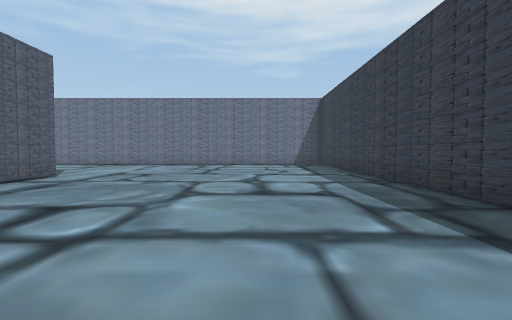
[1] (above)

23 first-person views from a walk through a Unity game level. The camera is 1.5 m above the floor, tilts 2° down and sees 85° across. The floor is counted in squares, 2 m on a side. Each view is taken from the middle of a square. On the plan, view 1 faces up. The plan holds only what a view shows up to about 10 squares ahead; the rest is blank. The place goes on beyond the plan. The player character is not drawn.

[2]
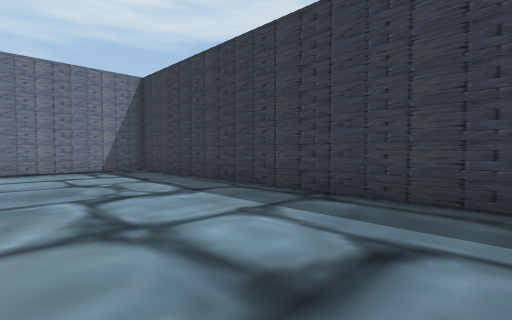

[3]
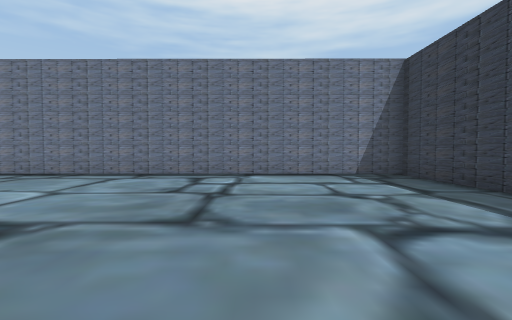

[4]
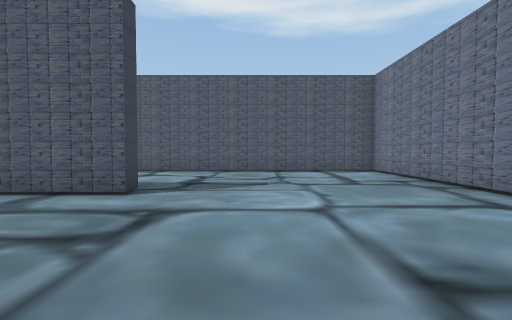

[5]
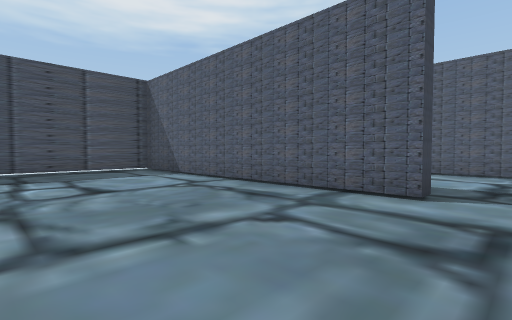

[6]
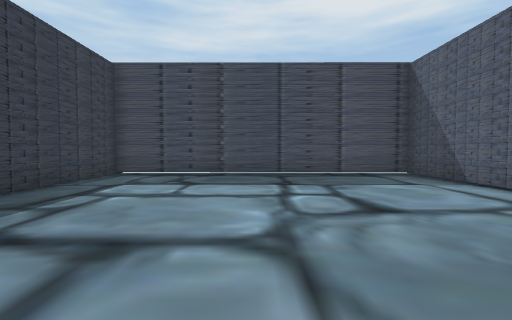

[7]
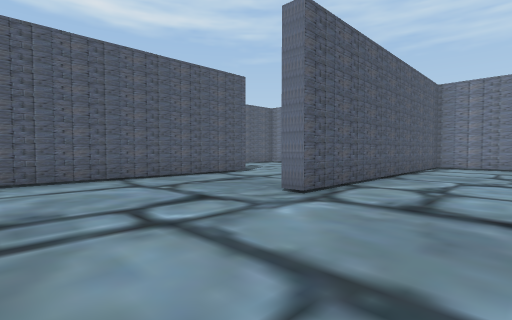

[8]
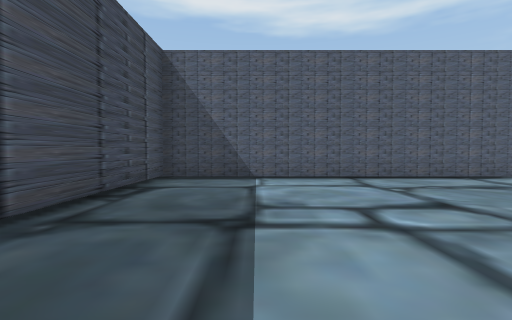

[9]
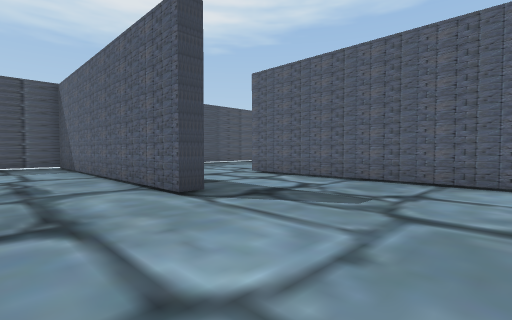

[10]
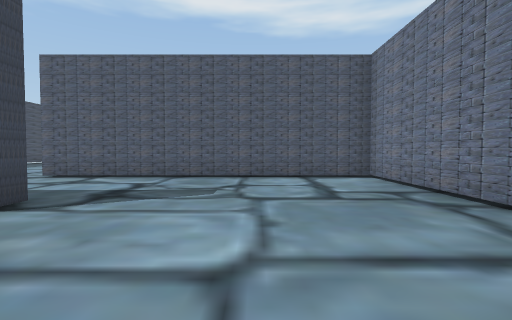

[11]
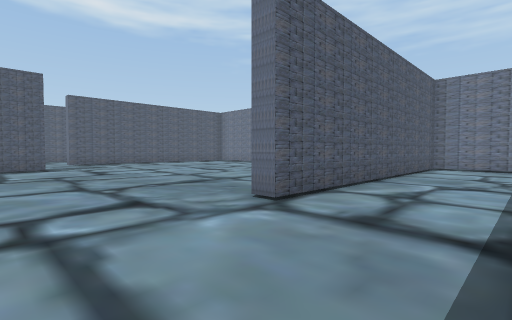

[12]
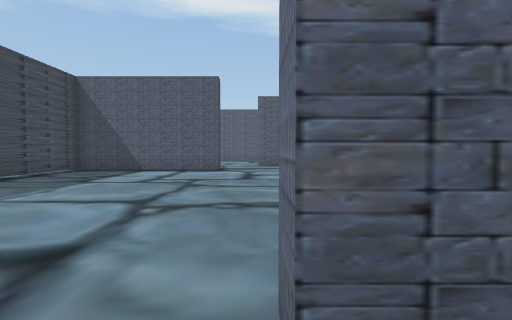

[13]
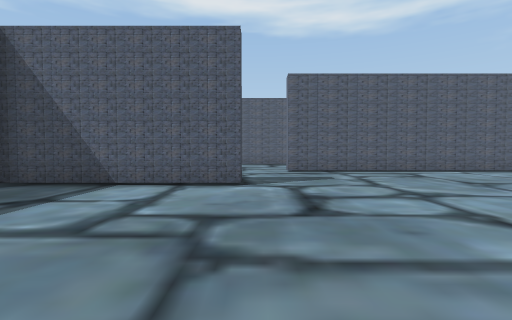

[14]
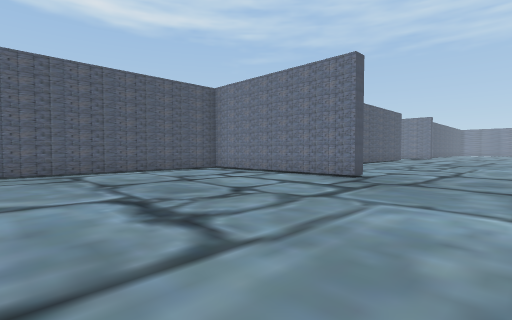

[15]
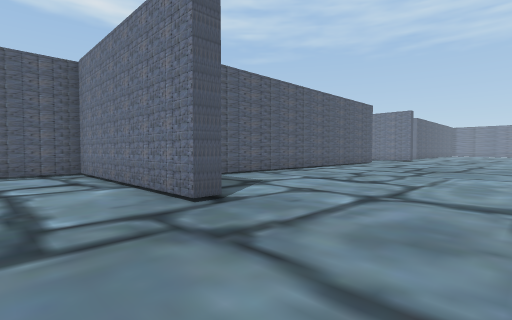

[16]
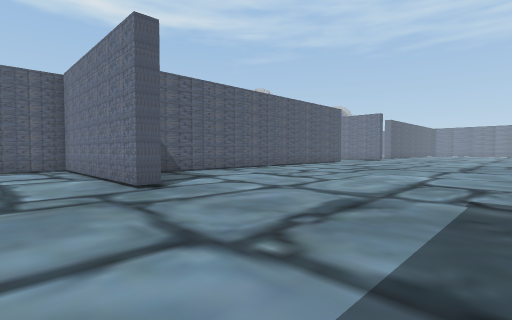

[17]
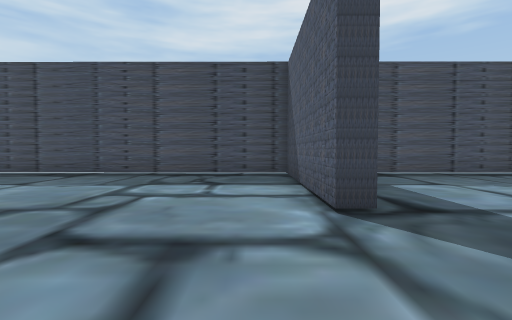

[18]
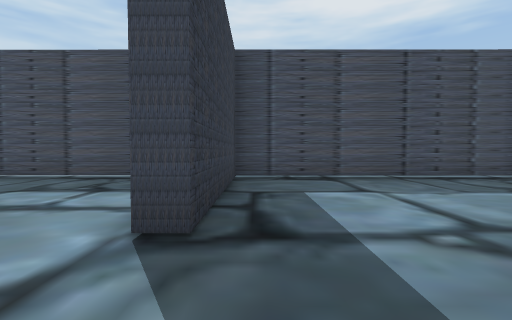

[19]
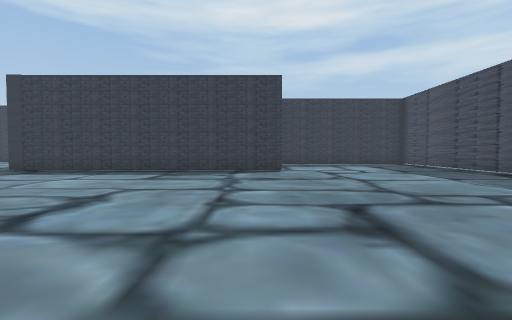

[20]
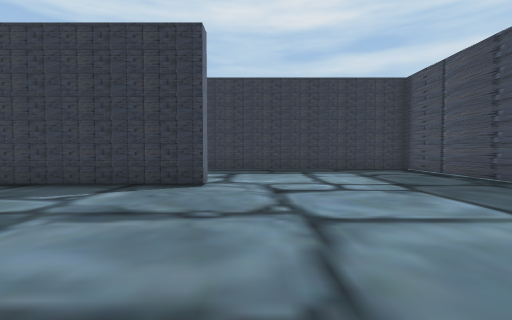

[21]
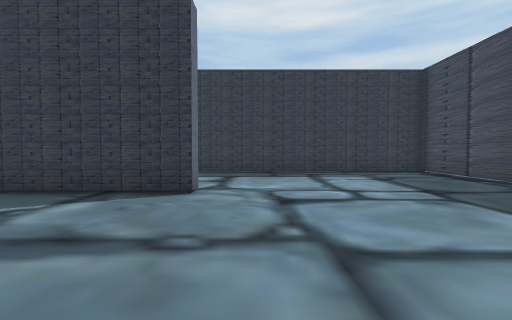

[22]
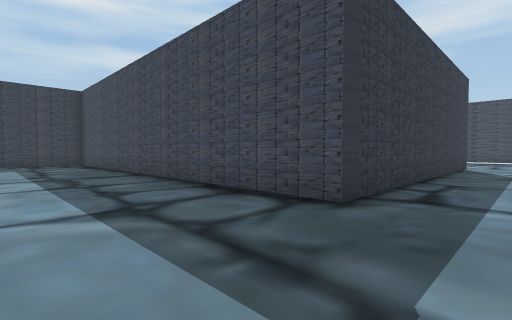

[23]
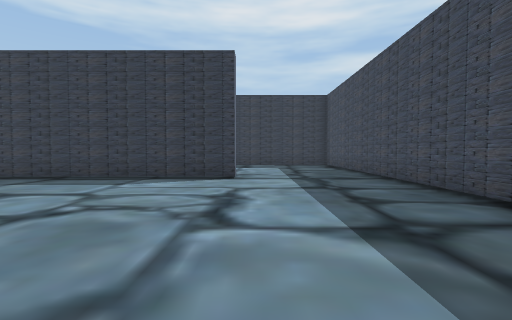

### Floor plan
Points are (right, up) in squares from view 1. A wall is a line through its corners. A room is listed if a view was taken in it or the views show most of it. See-through windows are left out.
Room 1 (views 1, 2, 3, 4, 5, 6, 7, 8, 9, 10)
walls: (-6.1, 7.8) (-5.6, 7.8) (-5.6, -1.5) (3.3, -1.5) (3.3, 14.1) (-10.8, 14.1) (-10.8, 5.1) (-11.4, 5.1); (-15.9, 7.8) (-15.4, 7.8) (-15.4, -1.5) (-10.6, -1.5); (-15.9, 4.5) (-15.9, 6); (-15.4, 14.1) (-19.7, 14.2) (-19.7, 5.1)
ways out: opening at (-18, 4.7) to room 2
Room 2 (views 11, 12, 13, 14, 15, 16, 17, 18, 19, 20, 21, 22, 23)
walls: (-26.4, 14.7) (-26.4, 14.2) (-32.6, 14.2) (-32.6, 5); (-19.7, 5.1) (-20.2, 5.1) (-20.2, 14.6) (-10.9, 14.6); (-29.8, 19.4) (-29.8, 16.2); (-13, 18.6) (-13.6, 18.6) (-13.6, 23.5); (-34.6, -1.4) (-29.5, -1.4) (-29.5, 3.7) (-29, 3.7) (-29, -1.4) (-15.9, -1.5) (-15.9, 4.5)
ways out: opening at (-18, 4.7) to room 1

Positions as (right, up) in squares from view 1, and headings:
1: (0, 0), facing up
2: (-1, 4), facing up-right
3: (-1, 6), facing up
4: (-1, 10), facing left
5: (-1, 9), facing down-left
6: (-1, 7), facing down
7: (-8, 1), facing up-left
8: (-8, 1), facing left
9: (-13, 12), facing down-left
10: (-12, 11), facing left
11: (-17, 2), facing up-left
12: (-19, 5), facing left
13: (-23, 4), facing left
14: (-23, 7), facing up-left
15: (-23, 12), facing up-left
16: (-21, 12), facing up-left
17: (-28, 7), facing down
18: (-30, 6), facing down
19: (-30, 6), facing right
20: (-26, 4), facing right
21: (-25, 4), facing right
22: (-22, 18), facing down-right
23: (-21, 18), facing right
